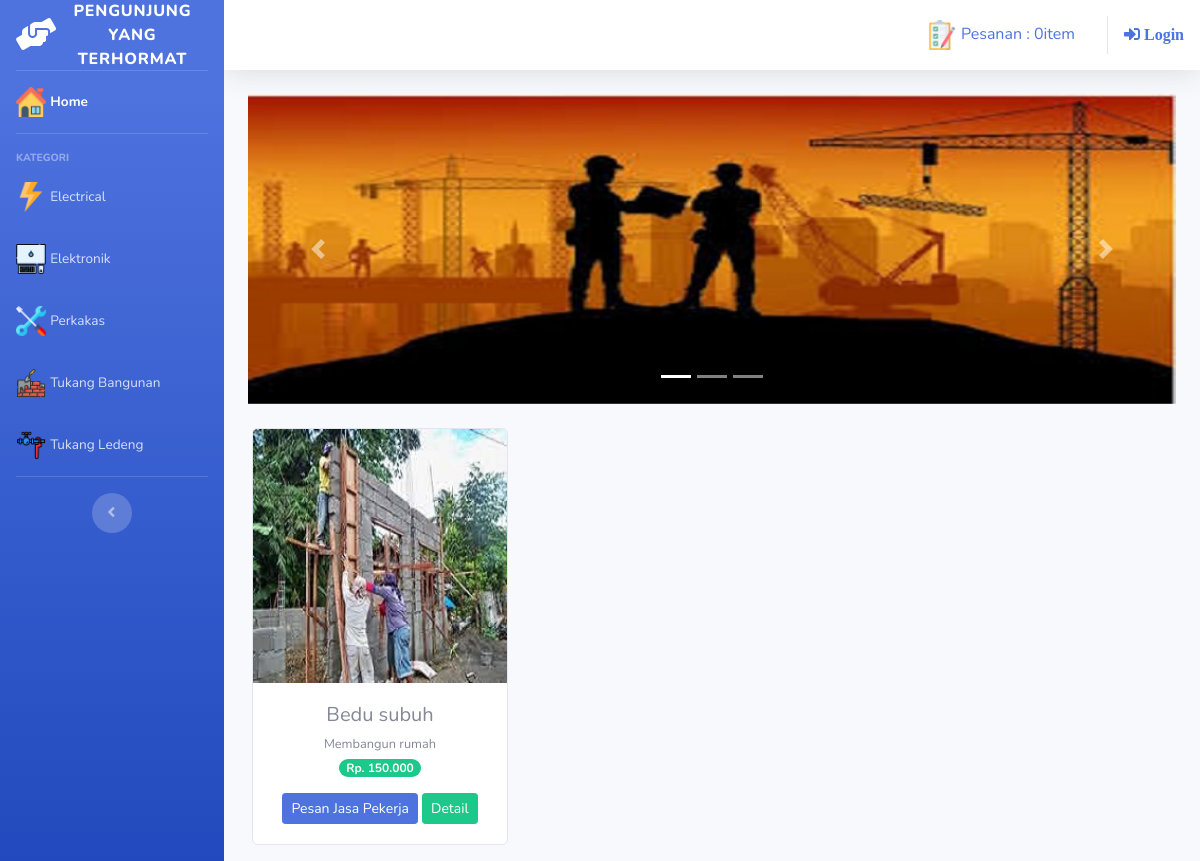
The page /index.php/kategori/tukang_bangunan on the database its author committed.
### tables this page shows
CREATE TABLE `tb_jasa` (
  `id_tkg` int(11) NOT NULL,
  `nama_tkg` varchar(60) NOT NULL,
  `tempat_lahir` varchar(128) NOT NULL,
  `tanggal_lahir` date NOT NULL,
  `alamat` varchar(225) DEFAULT NULL,
  `no_telp` varchar(13) DEFAULT NULL,
  `agama` varchar(15) DEFAULT NULL,
  `jk` enum('L','P') DEFAULT NULL,
  `pendidikan` varchar(15) DEFAULT NULL,
  `keahlian` varchar(60) NOT NULL,
  `kategori` varchar(60) NOT NULL,
  `harga_tkg` int(11) NOT NULL,
  `bayaran` varchar(60) NOT NULL,
  `gambar` text NOT NULL,
  `no_ktp` text,
  `email` varchar(128) DEFAULT NULL,
  `sertifikat` text NOT NULL,
  `status` varchar(128) NOT NULL
);

### application/controllers/Kategori.php (called while the page is built, shortened)
<?php
class Kategori extends CI_Controller
{
	public function tukang_bangunan()
	{
		$data['bangunan'] = $this->Model_kategori->data_bangunan()->result();
		$this->load->view('templates/Header');
		$this->load->view('templates/Sidebar_wel');
		$this->load->view('Bangunan', $data);
		$this->load->view('templates/Footer');
	}
}

### index.php (called while the page is built, shortened)
<?php
require_once BASEPATH.'core/CodeIgniter.php';

### application/models/Model_kategori.php (called while the page is built, shortened)
<?php
class Model_kategori extends CI_Model
{
	public function data_bangunan()
	{
		return $this->db->get_where("tb_jasa", array('kategori' => 'tukang bangunan'));
	}
}

### application/views/Bangunan.php (the view, shortened to what this page needs)
<div class="container-fluid">
    <div id="carouselExampleIndicators" class="carousel slide" data-ride="carousel">
        <ol class="carousel-indicators">
            <li data-target="#carouselExampleIndicators" data-slide-to="0" class="active"></li>
            <li data-target="#carouselExampleIndicators" data-slide-to="1"></li>
            <li data-target="#carouselExampleIndicators" data-slide-to="2"></li>
        </ol>
         <div class="carousel-inner">
            <div class="carousel-item active">
                 <img src="<?php echo base_url('assets\img\pekerja.jpg') ?>" class="d-block w-100" alt="...">
            </div>
        </div>
        <a class="carousel-control-prev" href="#carouselExampleIndicators" role="button" data-slide="prev">
            <span class="carousel-control-prev-icon" aria-hidden="true"></span>
        </a>
        <a class="carousel-control-next" href="#carouselExampleIndicators" role="button" data-slide="next">
            <span class="carousel-control-next-icon" aria-hidden="true"></span>
        </a>
    </div>
    <div class="row text-center mt-4">
        <?php foreach ($bangunan as $js) : ?>
            <div class="card ml-3 mb-3" style="width: 16rem;">
                <img src="<?php echo base_url() . '/uploads/' . $js->gambar ?>" class="card-img-top" alt="...">
                <div class="card-body">
                    <h5 class="card-title mb-1"><?php echo $js->nama_tkg ?></h5>
                    <small><?php echo $js->keahlian ?></small><br>
                    <span class="badge badge-pill badge-success mb-3">Rp. <?php echo number_format($js->harga_tkg, 0, ',', '.') ?></span>
                    <?php echo anchor('Dashboard/tambah_ke_pesan/' . $js->id_tkg, '<div class="btn btn-primary btn-sm">Pesan Jasa Pekerja</div>') ?>
                    <?php echo anchor('Dashboard/detailnya/' . $js->id_tkg, '<div class="btn btn-success btn-sm">Detail</div>')  ?>
                </div>
            </div>
        <?php endforeach; ?>
    </div>
</div>

### rows shown on the page
tb_jasa: gambar (picture), nama_tkg "Bedu subuh", keahlian "Membangun rumah", harga_tkg "150.000", id_tkg "Pesan Jasa Pekerja", id_tkg "Detail"

### other values the page prints
anchor('dashboard/detail_pesan', $keranjang) "Pesanan : 0item"
anchor('auth/login', '<i class="fas fa-sign-in-alt"> Login </i>') "Login"
